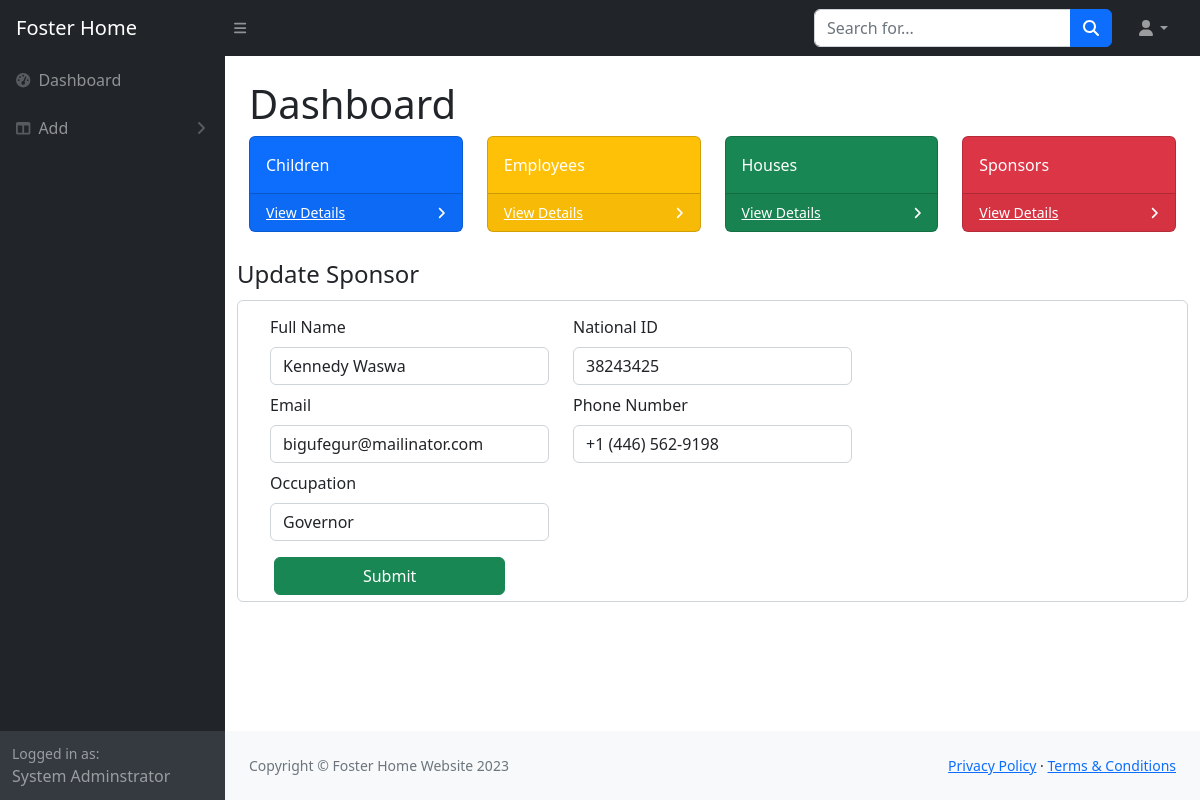
The page /sponsor/update/12 (signed in) on the database its author committed.
### fosterApp/models.py (models this page shows, shortened)
class Sponsor(models.Model):
    fullName=models.CharField(max_length=100,blank=False, default=None)
    sponsorEmail=models.EmailField(max_length=50)
    sponsorId=models.CharField(max_length=10)
    contact=models.CharField(max_length=100)
    occupation=models.CharField(max_length=50)
    created=models.DateTimeField(auto_now_add=True)
    updated=models.DateTimeField(auto_now=True)

### fosterApp/views.py (the view, shortened to what this page needs)
# urls.py: path('sponsor/update/<str:pk>',updateSponsor, name='update-sponsor'),
@login_required(login_url='login')
def updateSponsor(request, pk):
    sponsor = Sponsor.objects.get(id=pk)
    context={'sponsor':sponsor}
    return render(request, "fosterApp/update-sponsor.html",context)

### fosterApp/templates/fosterApp/update-sponsor.html (shortened to what this page needs)
{% extends 'admin-dashboard.html' %}
    {% block content %}
    <div class="container">
        <fieldset>
            <legend>Update Sponsor</legend>
            <form action="" method="post" class="form-control">
                <div class="row m-sm-2">
                    <div class="col col-md-4">
                        <label class="form-label" for="">Full Name</label>
                        <input class="form-control" type="text" value="{{ sponsor.fullName }}" name="fname"
                            placeholder="Enter full name" required>
                    </div>
                    <div class="col col-md-4">
                        <label class="form-label" for="">National ID</label>
                        <input class="form-control" type="text" value="{{ sponsor.sponsorId }}" name="idNo"
                            placeholder="Enter ID Number" required>
                    </div>
                </div>
                <div class="row m-sm-2">
                    <div class="col col-md-4">
                        <label class="form-label" for="">Email</label>
                        <input class="form-control" type="email" value="{{ sponsor.sponsorEmail }}"  name="email" placeholder="e.g abc@gmail.com" required>
                    </div>
                    <div class="col col-md-4">
                        <label class="form-label" for="">Phone Number</label>
                        <input class="form-control" type="tel" value="{{ sponsor.contact }}"  name="telNo" placeholder="e.g +254700102312" required>
                    </div>
                </div>
                <div class="row m-sm-2">
                    <div class="col col-md-4">
                        <label class="form-label" for="">Occupation</label>
                        <input class="form-control" type="text" value="{{ sponsor.occupation }}"  name="occupation" placeholder="Enter occupation"
                            required>
                    </div>
                </div>
                <button class="btn btn-success col-md-3 mt-2 ms-lg-4" type="submit">Submit</button>
            </form>
        </fieldset>
    </div>
    {% endblock %}

### rows shown on the page
Sponsor: fname "Kennedy Waswa", idNo "38243425", email "bigufegur@mailinator.com", telNo "+1 (446) 562-9198", occupation "Governor"
